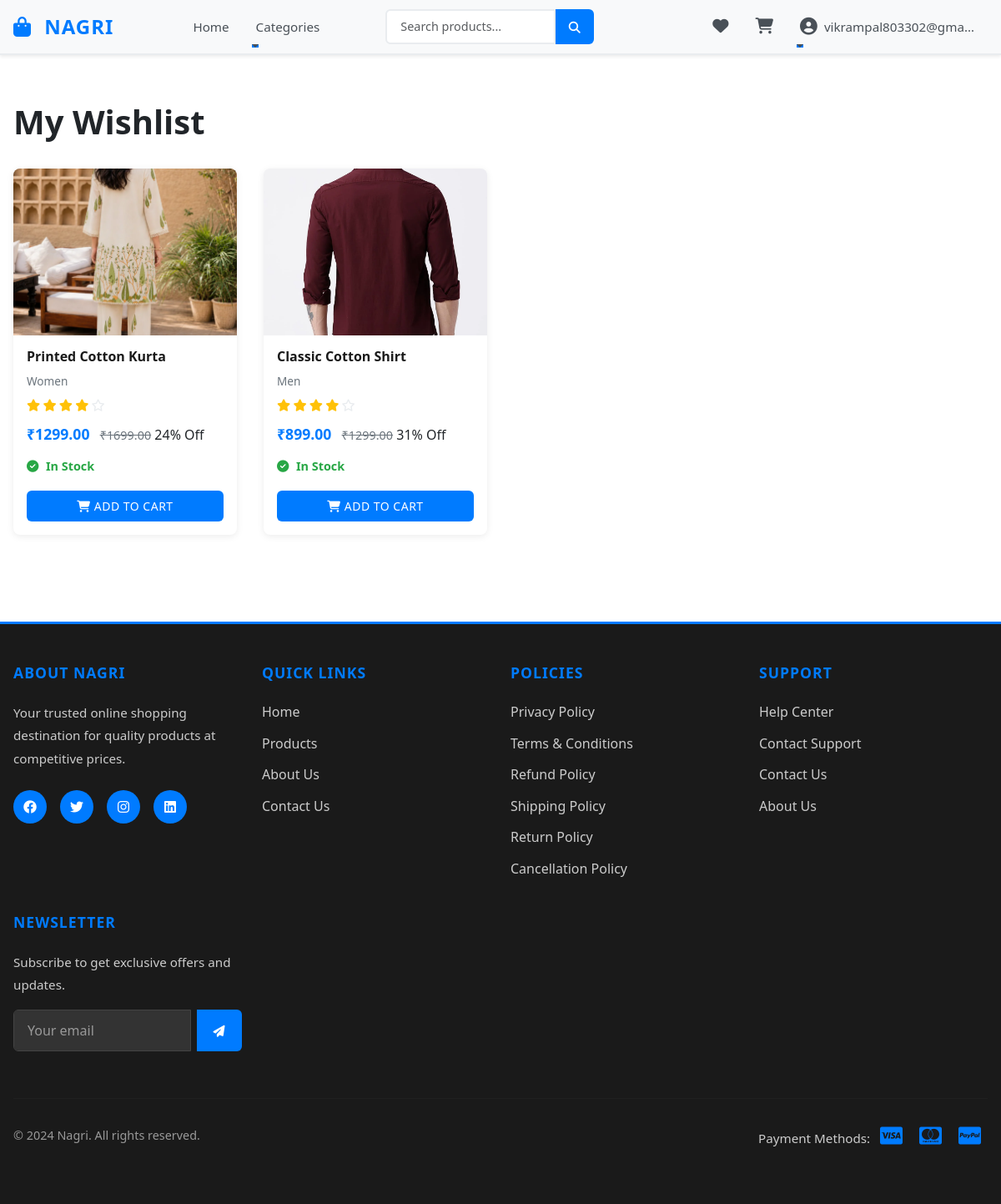
Screenshot of /wishlist/ (signed in) with the database file from the repository.
### accounts/models.py (models this page shows, shortened)
class CustomUser(AbstractUser):
    email = models.EmailField(unique=True)
    phone = models.CharField(max_length=20, blank=True, null=True)
    avatar = models.ImageField(upload_to="profiles/", blank=True, null=True)
    is_vendor = models.BooleanField(default=False)
    is_customer = models.BooleanField(default=True)
    created_at = models.DateTimeField(auto_now_add=True)
    updated_at = models.DateTimeField(auto_now=True)
    USERNAME_FIELD = "email"
    REQUIRED_FIELDS = ["username"]

### wishlist/models.py (models this page shows, shortened)
class Wishlist(models.Model):
    user = models.ForeignKey(settings.AUTH_USER_MODEL, on_delete=models.CASCADE, related_name="wishlists")
    product = models.ForeignKey(Product, on_delete=models.CASCADE, related_name="wishlisted_by")
    created_at = models.DateTimeField(auto_now_add=True)
    class Meta:
        unique_together = ("user", "product")

### products/models.py (models this page shows, shortened)
class ProductImage(models.Model):
    product = models.ForeignKey(Product, on_delete=models.CASCADE, related_name="images")
    image = models.ImageField(upload_to="products/", blank=True, null=True)
    alt_text = models.CharField(max_length=255, blank=True, null=True)
    display_order = models.PositiveIntegerField(default=0)
    created_at = models.DateTimeField(auto_now_add=True)
    class Meta:
        ordering = ["display_order", "-created_at"]

class Product(models.Model):
    name = models.CharField(max_length=200, db_index=True)
    slug = models.SlugField(unique=True, db_index=True)
    category = models.ForeignKey(Category, on_delete=models.CASCADE, related_name="products", db_index=True)
    subcategory = models.ForeignKey(SubCategory, on_delete=models.SET_NULL, related_name="products", null=True, blank=True, db_index=True)
    short_description = models.TextField(blank=True, null=True)
    description = models.TextField(blank=True, null=True)
    brand = models.CharField(max_length=100, blank=True, null=True, db_index=True)
    tags = models.CharField(max_length=255, blank=True, null=True)
    price = models.DecimalField(max_digits=10, decimal_places=2, db_index=True)
    compare_price = models.DecimalField(max_digits=10, decimal_places=2, default=0.00)
    rating = models.DecimalField(max_digits=3, decimal_places=2, default=0.00, db_index=True)
    image = models.ImageField(upload_to="products/", blank=True, null=True)
    is_featured = models.BooleanField(default=False, db_index=True)
    is_bestseller = models.BooleanField(default=False, db_index=True)
    is_active = models.BooleanField(default=True, db_index=True)
    created_at = models.DateTimeField(auto_now_add=True, db_index=True)
    updated_at = models.DateTimeField(auto_now=True)
    class Meta:
        indexes = [
            models.Index(fields=["is_active", "is_featured", "is_bestseller", "created_at"]),
            models.Index(fields=["category", "is_active", "created_at"]),
            models.Index(fields=["price", "is_active"]),
        ]

class Category(models.Model):
    name = models.CharField(max_length=100)
    slug = models.SlugField(unique=True)
    description = models.TextField(blank=True, null=True)
    created_at = models.DateTimeField(auto_now_add=True)
    updated_at = models.DateTimeField(auto_now=True)

### wishlist/views.py (the view)
# urls.py: path("", wishlist_list_view, name="wishlist_list"),
@login_required(login_url='login_page')
def wishlist_list_view(request):
    wishlist_items = Wishlist.objects.filter(user=request.user).select_related('product')
    context = {
        'wishlist_items': wishlist_items,
    }
    return render(request, 'wishlist/wishlist.html', context)

### templates/wishlist/wishlist.html (shortened to what this page needs)
{% extends 'base/base.html' %}
{% load static %}
{% load price_extras %}
{% block extra_css %}
    <link rel="stylesheet" href="{% static 'css/wishlist/wishlist.css' %}">
{% endblock %}
{% block content %}
<div class="container py-4">
    <h1>My Wishlist</h1>
    {% if wishlist_items %}
    <div class="wishlist-container">
        <div class="wishlist-grid">
            {% for item in wishlist_items %}
                <div class="wishlist-card" data-url="{% url 'product_detail' item.product.id %}" role="button" tabindex="0">
                <div class="product-image">
                    {% with first_image=item.product.images.all|first %}
                        {% if first_image and first_image.image %}
                            <img src="{{ first_image.image.url }}" alt="{{ item.product.name }}">
                        {% elif item.product.image %}
                            <img src="{{ item.product.image.url }}" alt="{{ item.product.name }}">
                        {% else %}
                            <div class="placeholder-image">
                                <i class="fas fa-image"></i>
                            </div>
                        {% endif %}
                    {% endwith %}
                </div>
                <div class="product-details">
                    <h4>{{ item.product.name }}</h4>
                    <p class="category">{{ item.product.category.name }}</p>
                    <div class="rating">
                        <div class="stars">
                            {% for i in "12345" %}
                                {% if forloop.counter <= item.product.rating %}
                                    <i class="fas fa-star"></i>
                                {% else %}
                                    <i class="far fa-star"></i>
                                {% endif %}
                            {% endfor %}
                        </div>
                    </div>
                    <div class="price">
                        <span class="current">₹{{ item.product.price }}</span>
                        {% if item.product.compare_price and item.product.compare_price > item.product.price %}
                            <span class="original">₹{{ item.product.compare_price }}</span>
                            <span class="discount">{{ item.product.price|discount_percent:item.product.compare_price }}% Off</span>
                        {% endif %}
                    </div>
                    <div class="stock">
                        {% if item.product.inventory.stock_quantity > 0 %}
                            <span class="in-stock"><i class="fas fa-check-circle"></i> In Stock</span>
                        {% else %}
                            <span class="out-of-stock"><i class="fas fa-times-circle"></i> Out of Stock</span>
                        {% endif %}
                    </div>
                    <div class="actions">
                        {% if item.product.inventory.stock_quantity > 0 %}
                            <button class="btn btn-primary btn-sm add-to-cart" data-product-id="{{ item.product.id }}" onclick="event.stopPropagation();">
                                <i class="fas fa-shopping-cart"></i> Add to Cart
                            </button>
                        {% else %}
                            <button class="btn btn-secondary btn-sm" disabled>
                                <i class="fas fa-ban"></i> Out of Stock
                            </button>
                        {% endif %}
                    </div>
                </div>
            </div>
            {% endfor %}
        </div>
    </div>
    {% endif %}
</div>
{% endblock %}

### templates/base/base.html (shortened to what this page needs)
<!DOCTYPE html>
<html lang="en">
<head>
    {% load static %}
    <link href="https://cdn.jsdelivr.net/npm/bootstrap@5.3.0/dist/css/bootstrap.min.css" rel="stylesheet">
    <link rel="stylesheet" href="https://cdnjs.cloudflare.com/ajax/libs/font-awesome/6.4.0/css/all.min.css">
    <link rel="stylesheet" href="{% static 'css/base/base.css' %}">
    <link rel="stylesheet" href="{% static 'css/base/navbar.css' %}">
    <link rel="stylesheet" href="{% static 'css/base/footer.css' %}">
    {% block extra_css %}{% endblock %}
</head>
<body>
    <nav class="navbar navbar-expand-lg navbar-light bg-light navbar-sticky">
        <div class="container-fluid">
            <a class="navbar-brand" href="{% url 'home' %}">
                <i class="fas fa-shopping-bag"></i> <strong>NAGRI</strong>
            </a>
            <div class="collapse navbar-collapse" id="navbarNav">
                <ul class="navbar-nav ms-auto">
                    <li class="nav-item">
                        <a class="nav-link" href="{% url 'home' %}">Home</a>
                    </li>
                    <li class="nav-item dropdown">
                        <a class="nav-link dropdown-toggle" href="#" id="categoriesDropdown" role="button" data-bs-toggle="dropdown" aria-expanded="false">
                            Categories
                        </a>
                    </li>
                </ul>
                <form class="d-flex mx-auto search-form" method="get" action="{% url 'product_list' %}">
                    <input class="form-control search-input" type="search" name="search" placeholder="Search products..." value="{{ search_query|default:'' }}">
                    <button class="btn btn-primary" type="submit">
                        <i class="fas fa-search"></i>
                    </button>
                </form>
                <ul class="navbar-nav ms-auto">
                    {% if user.is_authenticated %}
                        <li class="nav-item">
                            <a class="nav-link position-relative" href="{% url 'wishlist_list' %}">
                                <i class="fas fa-heart"></i>
                            </a>
                        </li>
                        <li class="nav-item">
                            <a class="nav-link position-relative" href="{% url 'cart_detail' %}">
                                <i class="fas fa-shopping-cart"></i>
                            </a>
                        </li>
                        <li class="nav-item dropdown">
                            <a class="nav-link dropdown-toggle" href="#" id="accountDropdown" role="button" data-bs-toggle="dropdown" aria-expanded="false">
                                <i class="fas fa-user-circle"></i> {{ user.email|truncatechars:20 }}
                            </a>
                        </li>
                    {% endif %}
                </ul>
            </div>
        </div>
    </nav>
    <main class="main-content">
        {% block content %}{% endblock %}
    </main>
    <footer class="footer bg-dark text-white mt-5 py-5">
        <div class="container">
            <div class="row">
                <div class="col-md-3 mb-4">
                    <h5 class="footer-title">About Nagri</h5>
                    <p class="footer-text">Your trusted online shopping destination for quality products at competitive prices.</p>
                    <div class="social-links">
                        <a href="#" title="Facebook"><i class="fab fa-facebook"></i></a>
                        <a href="#" title="Twitter"><i class="fab fa-twitter"></i></a>
                        <a href="#" title="Instagram"><i class="fab fa-instagram"></i></a>
                        <a href="#" title="LinkedIn"><i class="fab fa-linkedin"></i></a>
                    </div>
                </div>
                <div class="col-md-3 mb-4">
                    <h5 class="footer-title">Quick Links</h5>
                    <ul class="footer-links">
                        <li><a href="{% url 'home' %}">Home</a></li>
                        <li><a href="{% url 'product_list' %}">Products</a></li>
                        <li><a href="{% url 'about' %}">About Us</a></li>
                        <li><a href="{% url 'contact' %}">Contact Us</a></li>
                    </ul>
                </div>
                <div class="col-md-3 mb-4">
                    <h5 class="footer-title">Policies</h5>
                    <ul class="footer-links">
                        <li><a href="{% url 'privacy_policy' %}">Privacy Policy</a></li>
                        <li><a href="{% url 'terms_conditions' %}">Terms & Conditions</a></li>
                        <li><a href="{% url 'refund_policy' %}">Refund Policy</a></li>
                        <li><a href="{% url 'shipping_policy' %}">Shipping Policy</a></li>
                        <li><a href="{% url 'return_policy' %}">Return Policy</a></li>
                        <li><a href="{% url 'cancellation_policy' %}">Cancellation Policy</a></li>
                    </ul>
                </div>
                <div class="col-md-3 mb-4">
                    <h5 class="footer-title">Support</h5>
                    <ul class="footer-links">
                        <li><a href="{% url 'help_center' %}">Help Center</a></li>
                        <li><a href="{% url 'contact_support' %}">Contact Support</a></li>
                        <li><a href="{% url 'contact' %}">Contact Us</a></li>
                        <li><a href="{% url 'about' %}">About Us</a></li>
                    </ul>
                </div>
                <div class="col-md-3 mb-4">
                    <h5 class="footer-title">Newsletter</h5>
                    <p class="footer-text">Subscribe to get exclusive offers and updates.</p>
                    <form class="newsletter-form">
                        <div class="input-group">
                            <input type="email" class="form-control" placeholder="Your email" required>
                            <button class="btn btn-primary" type="submit">
                                <i class="fas fa-paper-plane"></i>
                            </button>
                        </div>
                    </form>
                </div>
            </div>
            <hr class="footer-divider">
            <div class="row">
                <div class="col-md-6">
                    <p class="footer-copyright">&copy; 2024 Nagri. All rights reserved.</p>
                </div>
                <div class="col-md-6 text-md-end">
                    <p class="footer-text">Payment Methods: <i class="fab fa-cc-visa"></i> <i class="fab fa-cc-mastercard"></i> <i class="fab fa-cc-paypal"></i></p>
                </div>
            </div>
        </div>
    </footer>
</body>
</html>

### rows the page displays
CustomUser: email "vikrampal803302@gma…"
Wishlist: product.images.image (picture), product.name "Printed Cotton Kurta", product.category.name "Women", product.price "1299.00", product.compare_price "1699.00", product.price|discount_percent "24", shows "In Stock"
Wishlist: product.images.image (picture), product.name "Classic Cotton Shirt", product.category.name "Men", product.price "899.00", product.compare_price "1299.00", product.price|discount_percent "31", shows "In Stock"
